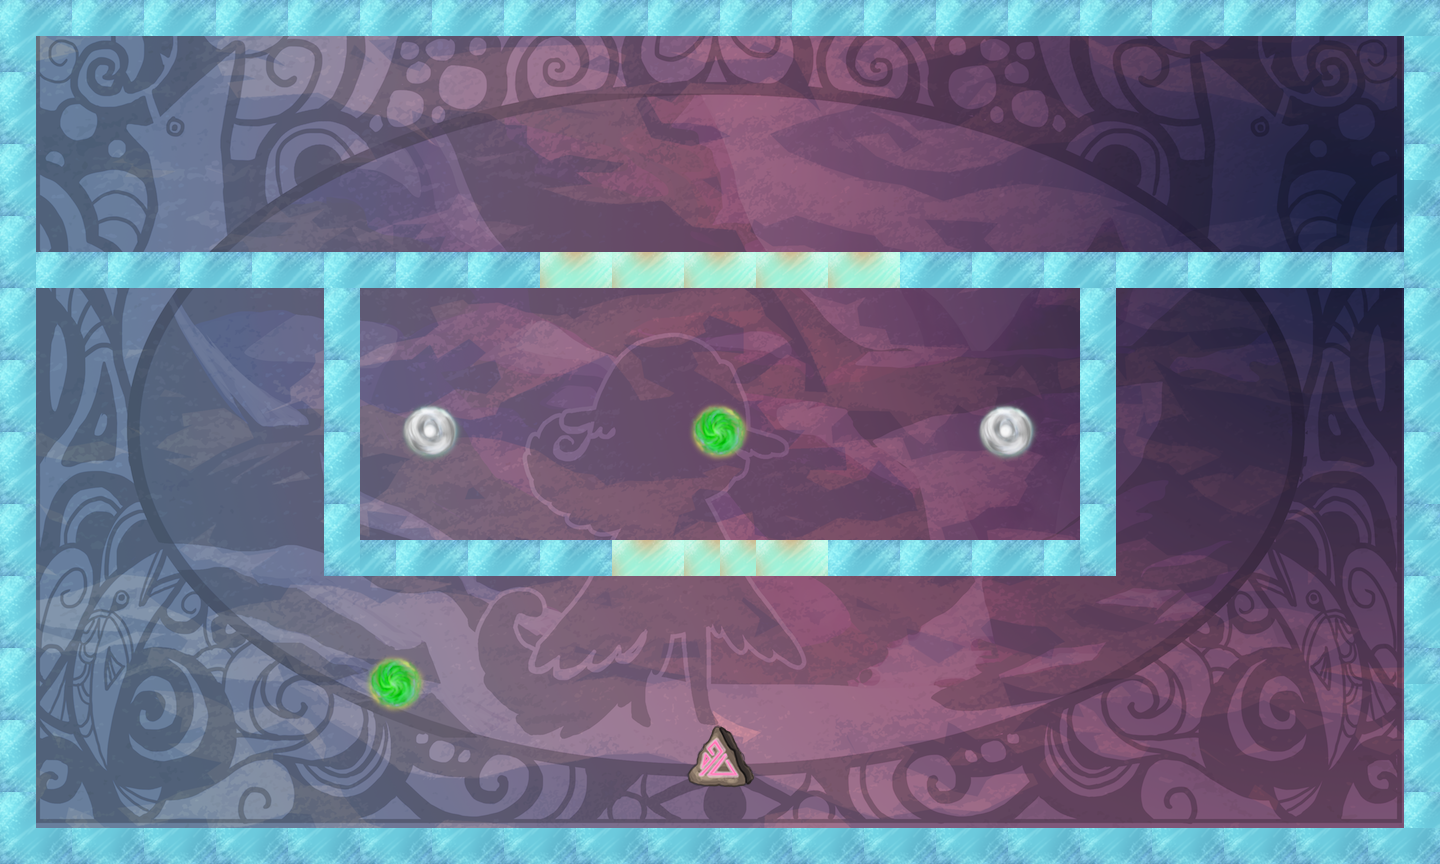

A level layout from a 2D game, rendered from its tile map. Below: a short description, then the map file with tile-grid data replaced by summaries:
An orthogonal 40x24 tile map with 36x36 px tiles, 2 tile layers (bg, tiles), 20 tilesets.

<map version="1.0" orientation="orthogonal" width="40" height="24" tilewidth="36" tileheight="36">
 <properties>
  <property name="itemGoal" value="4" />
  <property name="itemSize" value="1" />
  <property name="playerLocation" value="!json! {&quot;x&quot;: 20, &quot;y&quot;:12 }" />
  <property name="tutorial" value="true" />
 </properties>
 <tileset firstgid="1" name="bg" tilewidth="1440" tileheight="864">
  <tileoffset x="-720" y="432" />
  <image source="../../../art/bg.png" width="1440" height="864" />
 </tileset>
 <tileset firstgid="2" name="redWall" tilewidth="36" tileheight="36">
  <image source="../../../art/redWall.png" width="72" height="72" />
  <tile id="0">
   <properties>
    <property name="bodyType" value="static" />
    <property name="collType" value="solid" />
    <property name="func" value="redWallCollision" />
    <property name="name" value="redWall" />
    <property name="physics:bounce" value="0" />
    <property name="physics:enabled" value="true" />
   </properties>
  </tile>
  <tile id="1">
   <properties>
    <property name="bodyType" value="static" />
    <property name="collType" value="solid" />
    <property name="func" value="redWallCollision" />
    <property name="name" value="redWall" />
    <property name="physics:bounce" value="0" />
    <property name="physics:enabled" value="true" />
   </properties>
  </tile>
  <tile id="2">
   <properties>
    <property name="bodyType" value="static" />
    <property name="collType" value="solid" />
    <property name="func" value="redWallCollision" />
    <property name="name" value="redWall" />
    <property name="physics:bounce" value="0" />
    <property name="physics:enabled" value="true" />
   </properties>
  </tile>
  <tile id="3">
   <properties>
    <property name="bodyType" value="static" />
    <property name="collType" value="solid" />
    <property name="func" value="redWallCollision" />
    <property name="name" value="redWall" />
    <property name="physics:bounce" value="0" />
    <property name="physics:enabled" value="true" />
   </properties>
  </tile>
 </tileset>
 <tileset firstgid="6" name="aura" tilewidth="72" tileheight="72">
  <image source="../../../art/aura.png" width="72" height="72" />
  <tile id="0">
   <properties>
    <property name="bodyType" value="static" />
    <property name="collType" value="passThru" />
    <property name="func" value="blueAuraCollision" />
    <property name="name" value="blueAura" />
    <property name="physics:bounce" value="0" />
    <property name="physics:enabled" value="true" />
   </properties>
  </tile>
 </tileset>
 <tileset firstgid="7" name="rune" tilewidth="72" tileheight="72">
  <image source="../../../art/rune.png" width="72" height="72" />
  <tile id="0">
   <properties>
    <property name="bodyType" value="static" />
    <property name="collType" value="passThru" />
    <property name="func" value="runeCollision" />
    <property name="name" value="rune" />
    <property name="physics:bounce" value="0" />
    <property name="physics:enabled" value="true" />
   </properties>
  </tile>
 </tileset>
 <tileset firstgid="8" name="key" tilewidth="72" tileheight="72">
  <image source="../../../art/antler.png" width="72" height="72" />
  <tile id="0">
   <properties>
    <property name="bodyType" value="static" />
    <property name="collType" value="passThru" />
    <property name="collectible" value="true" />
    <property name="func" value="keyCollision" />
    <property name="name" value="key" />
    <property name="physics:bounce" value="0" />
    <property name="physics:enabled" value="true" />
   </properties>
  </tile>
 </tileset>
 <tileset firstgid="9" name="blueWall" tilewidth="36" tileheight="36">
  <image source="../../../art/blueWall.png" width="72" height="72" />
  <tile id="0">
   <properties>
    <property name="bodyType" value="static" />
    <property name="collType" value="wall" />
    <property name="func" value="blueWallCollision" />
    <property name="name" value="blueWall" />
    <property name="physics:bounce" value="0" />
    <property name="physics:enabled" value="true" />
   </properties>
  </tile>
  <tile id="1">
   <properties>
    <property name="bodyType" value="static" />
    <property name="collType" value="wall" />
    <property name="func" value="blueWallCollision" />
    <property name="name" value="blueWall" />
    <property name="physics:bounce" value="0" />
    <property name="physics:enabled" value="true" />
   </properties>
  </tile>
  <tile id="2">
   <properties>
    <property name="bodyType" value="static" />
    <property name="collType" value="wall" />
    <property name="func" value="blueWallCollision" />
    <property name="name" value="blueWall" />
    <property name="physics:bounce" value="0" />
    <property name="physics:enabled" value="true" />
   </properties>
  </tile>
  <tile id="3">
   <properties>
    <property name="bodyType" value="static" />
    <property name="collType" value="wall" />
    <property name="func" value="blueWallCollision" />
    <property name="name" value="blueWall" />
    <property name="physics:bounce" value="0" />
    <property name="physics:enabled" value="true" />
   </properties>
  </tile>
 </tileset>
 <tileset firstgid="13" name="greenWall" tilewidth="36" tileheight="36">
  <image source="../../../art/greenWall.png" width="72" height="72" />
  <tile id="0">
   <properties>
    <property name="bodyType" value="static" />
    <property name="collType" value="solid" />
    <property name="func" value="greenWallCollision" />
    <property name="name" value="greenWall" />
    <property name="physics:bounce" value="0" />
    <property name="physics:enabled" value="static" />
   </properties>
  </tile>
  <tile id="1">
   <properties>
    <property name="bodyType" value="static" />
    <property name="collType" value="solid" />
    <property name="func" value="greenWallCollision" />
    <property name="name" value="greenWall" />
    <property name="physics:bounce" value="0" />
    <property name="physics:enabled" value="true" />
   </properties>
  </tile>
  <tile id="2">
   <properties>
    <property name="bodyType" value="static" />
    <property name="collType" value="solid" />
    <property name="func" value="greenWallCollision" />
    <property name="name" value="greenWall" />
    <property name="physics:bounce" value="0" />
    <property name="physics:enabled" value="true" />
   </properties>
  </tile>
  <tile id="3">
   <properties>
    <property name="bodyType" value="static" />
    <property name="collType" value="solid" />
    <property name="func" value="greenWallCollision" />
    <property name="name" value="greenWall" />
    <property name="physics:bounce" value="0" />
    <property name="physics:enabled" value="true" />
   </properties>
  </tile>
 </tileset>
 <tileset firstgid="17" name="lockedDoor" tilewidth="72" tileheight="72">
  <image source="../../../art/lockeddoor.png" width="72" height="72" />
  <tile id="0">
   <properties>
    <property name="bodyType" value="static" />
    <property name="collType" value="solid" />
    <property name="func" value="lockedDoorCollision" />
    <property name="name" value="lockedDoor" />
    <property name="physics:bounce" value="0" />
    <property name="physics:enabled" value="true" />
   </properties>
  </tile>
 </tileset>
 <tileset firstgid="18" name="runeblue" tilewidth="72" tileheight="72">
  <image source="../../../art/runeblue.png" width="72" height="72" />
  <tile id="0">
   <properties>
    <property name="bodyType" value="static" />
    <property name="collType" value="passThru" />
    <property name="func" value="runeCollision" />
    <property name="name" value="blueRune" />
    <property name="physics:bounce" value="0" />
    <property name="physics:enabled" value="true" />
   </properties>
  </tile>
 </tileset>
 <tileset firstgid="19" name="runegreen" tilewidth="72" tileheight="72">
  <image source="../../../art/runegreen.png" width="72" height="72" />
  <tile id="0">
   <properties>
    <property name="bodyType" value="static" />
    <property name="collType" value="passThru" />
    <property name="func" value="runeCollision" />
    <property name="name" value="greenRune" />
    <property name="physics:bounce" value="0" />
    <property name="physics:enabled" value="true" />
   </properties>
  </tile>
 </tileset>
 <tileset firstgid="20" name="runepink" tilewidth="72" tileheight="72">
  <image source="../../../art/runepink.png" width="72" height="72" />
  <tile id="0">
   <properties>
    <property name="bodyType" value="static" />
    <property name="collType" value="passThru" />
    <property name="func" value="runeCollision" />
    <property name="name" value="pinkRune" />
    <property name="physics:bounce" value="0" />
    <property name="physics:enabled" value="true" />
   </properties>
  </tile>
 </tileset>
 <tileset firstgid="21" name="runepurple" tilewidth="72" tileheight="72">
  <image source="../../../art/runepurple.png" width="72" height="72" />
  <tile id="0">
   <properties>
    <property name="bodyType" value="static" />
    <property name="collType" value="passThru" />
    <property name="func" value="runeCollision" />
    <property name="name" value="purpleRune" />
    <property name="physics:bounce" value="0" />
    <property name="physics:enabled" value="true" />
   </properties>
  </tile>
 </tileset>
 <tileset firstgid="22" name="runeyellow" tilewidth="72" tileheight="72">
  <image source="../../../art/runeyellow.png" width="72" height="72" />
  <tile id="0">
   <properties>
    <property name="bodyType" value="static" />
    <property name="collType" value="passThru" />
    <property name="func" value="runeCollision" />
    <property name="name" value="yellowRune" />
    <property name="physics:bounce" value="0" />
    <property name="physics:enabled" value="true" />
   </properties>
  </tile>
 </tileset>
 <tileset firstgid="23" name="greenAura1" tilewidth="72" tileheight="72">
  <image source="../../../art/greenaura1.png" width="72" height="72" />
  <tile id="0">
   <properties>
    <property name="bodyType" value="static" />
    <property name="collType" value="passThru" />
    <property name="func" value="greenAuraCollision" />
    <property name="name" value="greenAura" />
    <property name="physics:bounce" value="0" />
    <property name="physics:enabled" value="true" />
   </properties>
  </tile>
 </tileset>
 <tileset firstgid="24" name="greenAura2" tilewidth="72" tileheight="72">
  <image source="../../../art/greenaura2.png" width="72" height="72" />
  <tile id="0">
   <properties>
    <property name="bodyType" value="static" />
    <property name="collType" value="passThru" />
    <property name="func" value="greenAuraCollision" />
    <property name="name" value="greenAura" />
    <property name="physics:bounce" value="0" />
    <property name="physics:enabled" value="true" />
   </properties>
  </tile>
 </tileset>
 <tileset firstgid="25" name="whiteAura" tilewidth="72" tileheight="72">
  <image source="../../../art/whiteaura.png" width="72" height="72" />
  <tile id="0">
   <properties>
    <property name="bodyType" value="static" />
    <property name="collType" value="passThru" />
    <property name="func" value="whiteAuraCollision" />
    <property name="name" value="whiteAura" />
    <property name="physics:bounce" value="0" />
    <property name="physics:enabled" value="true" />
   </properties>
  </tile>
 </tileset>
 <tileset firstgid="26" name="redAura" tilewidth="72" tileheight="72">
  <image source="../../../art/redaura.png" width="72" height="72" />
  <tile id="0">
   <properties>
    <property name="bodyType" value="static" />
    <property name="collType" value="passThru" />
    <property name="func" value="redAuraCollision" />
    <property name="name" value="redAura" />
    <property name="physics:bounce" value="0" />
    <property name="physics:enabled" value="true" />
   </properties>
  </tile>
 </tileset>
 <tileset firstgid="27" name="redAura1" tilewidth="72" tileheight="72">
  <image source="../../../art/redaura1.png" width="72" height="72" />
  <tile id="0">
   <properties>
    <property name="bodyType" value="static" />
    <property name="collType" value="passThru" />
    <property name="func" value="redAuraCollision" />
    <property name="name" value="redAura" />
    <property name="physics:bounce" value="0" />
    <property name="physics:enabled" value="true" />
   </properties>
  </tile>
 </tileset>
 <tileset firstgid="28" name="redAura2" tilewidth="72" tileheight="72">
  <image source="../../../art/redaura2.png" width="72" height="72" />
  <tile id="0">
   <properties>
    <property name="bodyType" value="static" />
    <property name="collType" value="passThru" />
    <property name="func" value="redAuraCollision" />
    <property name="name" value="redAura" />
    <property name="physics:bounce" value="0" />
    <property name="physics:enabled" value="true" />
   </properties>
  </tile>
 </tileset>
 <tileset firstgid="29" name="blackWall" tilewidth="72" tileheight="72">
  <image source="../../../art/blackWall.png" width="72" height="72" />
 </tileset>
 <layer name="bg" width="40" height="24">
  <data>[960 cells, 1 non-empty, 1 distinct tile ids]</data>
 </layer>
 <layer name="tiles" width="40" height="24">
  <data>[960 cells, 203 non-empty, 9 distinct tile ids]</data>
 </layer>
</map>
